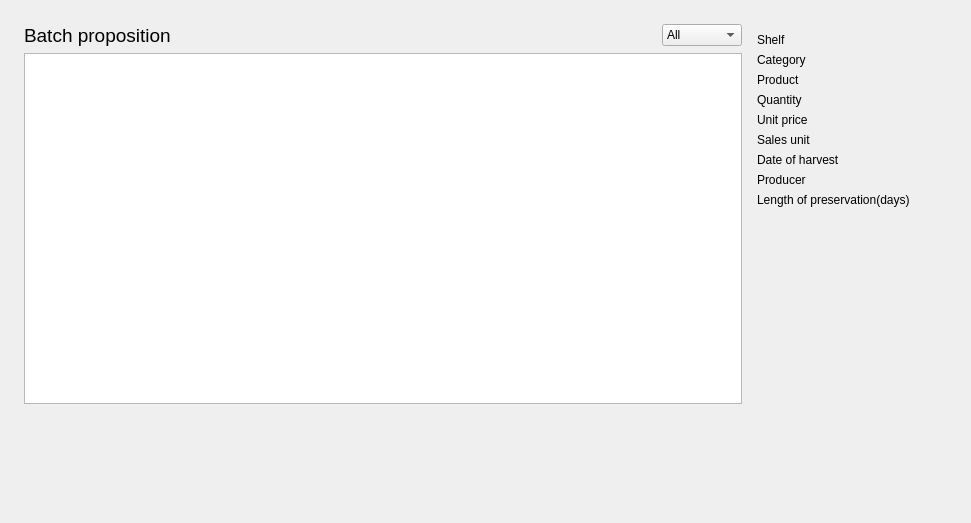
            <widget class="QWidget" name="tab_4">
             <attribute name="title">
              <string>Batches</string>
             </attribute>
             <layout class="QVBoxLayout" name="verticalLayout_31">
              <item>
               <layout class="QVBoxLayout" name="verticalLayout_30">
                <item>
                 <spacer name="horizontalSpacer_28">
                  <property name="orientation">
                   <enum>Qt::Horizontal</enum>
                  </property>
                  <property name="sizeHint" stdset="0">
                   <size>
                    <width>848</width>
                    <height>13</height>
                   </size>
                  </property>
                 </spacer>
                </item>
                <item>
                 <layout class="QHBoxLayout" name="horizontalLayout_21">
                  <item>
                   <spacer name="verticalSpacer_7">
                    <property name="orientation">
                     <enum>Qt::Vertical</enum>
                    </property>
                    <property name="sizeHint" stdset="0">
                     <size>
                      <width>13</width>
                      <height>478</height>
                     </size>
                    </property>
                   </spacer>
                  </item>
                  <item>
                   <layout class="QVBoxLayout" name="verticalLayout_29">
                    <item>
                     <layout class="QHBoxLayout" name="horizontalLayout_11">
                      <item>
                       <layout class="QVBoxLayout" name="verticalLayout_19">
                        <item>
                         <layout class="QHBoxLayout" name="horizontalLayout_12">
                          <item>
                           <widget class="QLabel" name="label">
                            <property name="font">
                             <font>
                              <pointsize>14</pointsize>
                             </font>
                            </property>
                            <property name="whatsThis">
                             <string>&lt;html&gt;&lt;head/&gt;&lt;body&gt;&lt;p&gt;&lt;br/&gt;&lt;/p&gt;&lt;/body&gt;&lt;/html&gt;</string>
                            </property>
                            <property name="text">
                             <string>Batch proposition</string>
                            </property>
                           </widget>
                          </item>
                          <item>
                           <spacer name="horizontalSpacer_13">
                            <property name="orientation">
                             <enum>Qt::Horizontal</enum>
                            </property>
                            <property name="sizeHint" stdset="0">
                             <size>
                              <width>248</width>
                              <height>18</height>
                             </size>
                            </property>
                           </spacer>
                          </item>
                          <item>
                           <widget class="QComboBox" name="comboBoxSortBatch">
                            <item>
                             <property name="text">
                              <string>All</string>
                             </property>
                            </item>
                            <item>
                             <property name="text">
                              <string>Accepted</string>
                             </property>
                            </item>
                            <item>
                             <property name="text">
                              <string>Waiting</string>
                             </property>
                            </item>
                           </widget>
                          </item>
                         </layout>
                        </item>
                        <item>
                         <widget class="QTableWidget" name="tableWidgetListOfBatchPropositions"/>
                        </item>
                       </layout>
                      </item>
                      <item>
                       <layout class="QVBoxLayout" name="verticalLayout_25"/>
                      </item>
                     </layout>
                    </item>
                    <item>
                     <spacer name="horizontalSpacer_27">
                      <property name="orientation">
                       <enum>Qt::Horizontal</enum>
                      </property>
                      <property name="sizeHint" stdset="0">
                       <size>
                        <width>718</width>
                        <height>108</height>
                       </size>
                      </property>
                     </spacer>
                    </item>
                   </layout>
                  </item>
                  <item>
                   <widget class="QWidget" name="widgetBatchInformation" native="true">
                    <layout class="QVBoxLayout" name="verticalLayout_17">
                     <item>
                      <layout class="QFormLayout" name="formLayout">
                       <property name="fieldGrowthPolicy">
                        <enum>QFormLayout::AllNonFixedFieldsGrow</enum>
                       </property>
                       <item row="0" column="0">
                        <widget class="QLabel" name="label1">
                         <property name="text">
                          <string>Shelf</string>
                         </property>
                        </widget>
                       </item>
                       <item row="0" column="1">
                        <widget class="QLabel" name="labelShelf">
                         <property name="text">
                          <string/>
                         </property>
                        </widget>
                       </item>
                       <item row="1" column="0">
                        <widget class="QLabel" name="label2">
                         <property name="text">
                          <string>Category</string>
                         </property>
                        </widget>
                       </item>
                       <item row="1" column="1">
                        <widget class="QLabel" name="labelCategory">
                         <property name="text">
                          <string/>
                         </property>
                        </widget>
                       </item>
                       <item row="2" column="0">
                        <widget class="QLabel" name="label3">
                         <property name="text">
                          <string>Product</string>
                         </property>
                        </widget>
                       </item>
                       <item row="2" column="1">
                        <widget class="QLabel" name="labelProduct">
                         <property name="text">
                          <string/>
                         </property>
                        </widget>
                       </item>
                       <item row="3" column="0">
                        <widget class="QLabel" name="label4">
                         <property name="text">
                          <string>Quantity</string>
                         </property>
                        </widget>
                       </item>
                       <item row="3" column="1">
                        <widget class="QLabel" name="labelQuantity">
                         <property name="text">
                          <string/>
                         </property>
                        </widget>
                       </item>
                       <item row="4" column="0">
                        <widget class="QLabel" name="label5">
                         <property name="text">
                          <string>Unit price</string>
                         </property>
                        </widget>
                       </item>
                       <item row="4" column="1">
                        <widget class="QLabel" name="labelPrice">
                         <property name="text">
                          <string/>
                         </property>
                        </widget>
                       </item>
                       <item row="5" column="0">
                        <widget class="QLabel" name="label9">
                         <property name="text">
                          <string>Sales unit</string>
                         </property>
                        </widget>
                       </item>
                       <item row="5" column="1">
                        <widget class="QLabel" name="labelSalesUnit">
                         <property name="text">
                          <string/>
                         </property>
                        </widget>
                       </item>
                       <item row="6" column="0">
                        <widget class="QLabel" name="label6">
                         <property name="text">
                          <string>Date of harvest</string>
                         </property>
                        </widget>
                       </item>
                       <item row="6" column="1">
                        <widget class="QLabel" name="labelHarvestDate">
                         <property name="text">
                          <string/>
                         </property>
                        </widget>
                       </item>
                       <item row="7" column="0">
                        <widget class="QLabel" name="label7">
                         <property name="text">
                          <string>Producer</string>
                         </property>
                        </widget>
                       </item>
                       <item row="7" column="1">
                        <widget class="QLabel" name="labelProducer">
                         <property name="text">
                          <string/>
                         </property>
                        </widget>
                       </item>
                       <item row="8" column="0">
                        <widget class="QLabel" name="label8">
                         <property name="text">
                          <string>Length of preservation(days)</string>
                         </property>
                        </widget>
                       </item>
                       <item row="8" column="1">
                        <widget class="QLabel" name="labelPreservation">
                         <property name="text">
                          <string/>
                         </property>
                        </widget>
                       </item>
                      </layout>
                     </item>
                    </layout>
                    <zorder></zorder>
                   </widget>
                  </item>
                  <item>
                   <spacer name="verticalSpacer_8">
                    <property name="orientation">
                     <enum>Qt::Vertical</enum>
                    </property>
                    <property name="sizeHint" stdset="0">
                     <size>
                      <width>28</width>
                      <height>488</height>
                     </size>
                    </property>
                   </spacer>
                  </item>
                 </layout>
                </item>
               </layout>
              </item>
             </layout>
            </widget>
